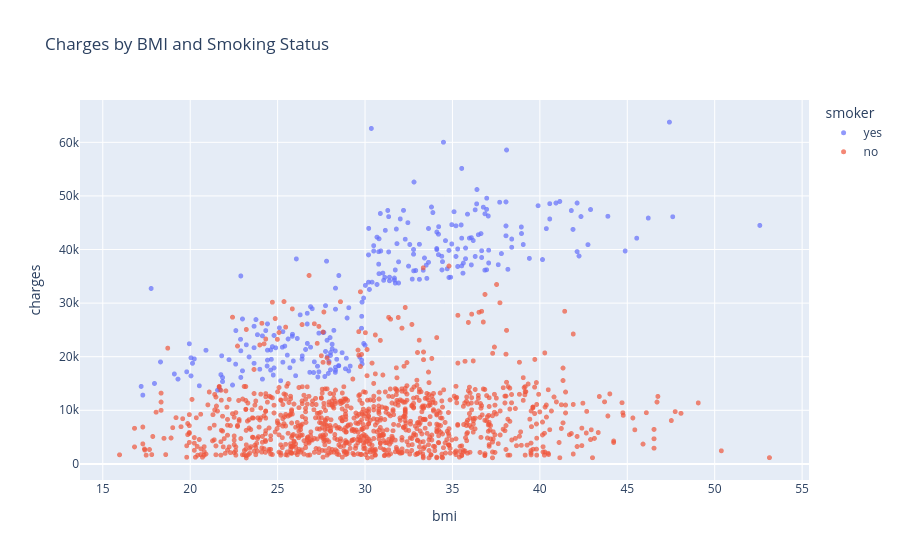

Notebook source saved alongside this figure:
### Code cell
fig = px.scatter(medical_df, x='bmi', y='charges', color='smoker', title='Charges by BMI and Smoking Status', opacity=0.7, hover_data=['sex'])
fig.update_traces(marker_size=5)
fig.show()

### Figure 1 — Plotly figure (JSON) as saved in the notebook; plotly's stock layout.template omitted (floating-point values rounded to 4 significant figures; data arrays with more than 128 entries replaced by an {"elided": "..."} marker saying what was removed)
{"data": [{"customdata": {"elided": "274x1 str values"}, "hovertemplate": "smoker=yes<br>bmi=%{x}<br>charges=%{y}<br>sex=%{customdata[0]}<extra></extra>", "legendgroup": "yes", "marker": {"color": "#636efa", "opacity": 0.7, "size": 5, "symbol": "circle"}, "mode": "markers", "name": "yes", "showlegend": true, "type": "scattergl", "x": {"elided": "274 float values"}, "xaxis": "x", "y": {"elided": "274 float values"}, "yaxis": "y"}, {"customdata": {"elided": "1064x1 str values"}, "hovertemplate": "smoker=no<br>bmi=%{x}<br>charges=%{y}<br>sex=%{customdata[0]}<extra></extra>", "legendgroup": "no", "marker": {"color": "#EF553B", "opacity": 0.7, "size": 5, "symbol": "circle"}, "mode": "markers", "name": "no", "showlegend": true, "type": "scattergl", "x": {"elided": "1064 float values"}, "xaxis": "x", "y": {"elided": "1064 float values"}, "yaxis": "y"}], "layout": {"legend": {"title": {"text": "smoker"}, "tracegroupgap": 0}, "title": {"text": "Charges by BMI and Smoking Status"}, "xaxis": {"anchor": "y", "domain": [0, 1], "title": {"text": "bmi"}}, "yaxis": {"anchor": "x", "domain": [0, 1], "title": {"text": "charges"}}}}
